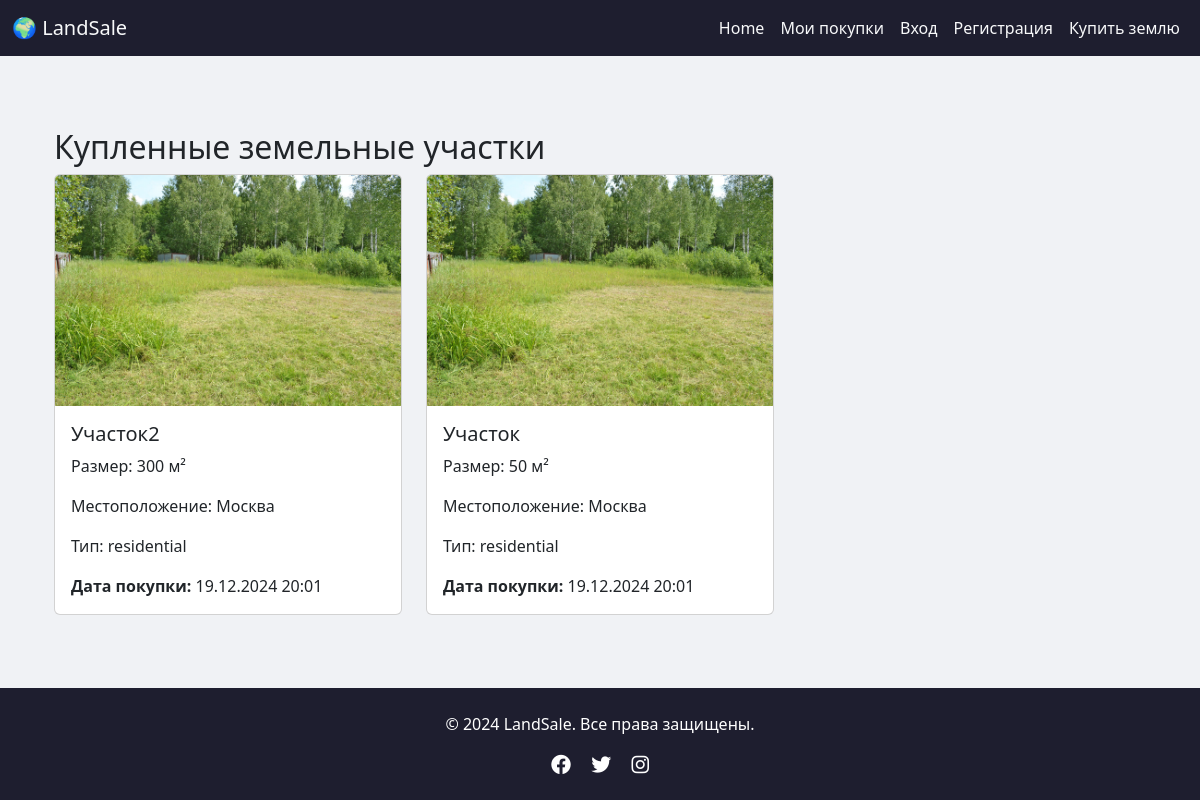
Page /purchased/ (signed in) on the committed database.
### home/models.py (models this page shows, shortened)
class Order(models.Model):
    user = models.ForeignKey(settings.AUTH_USER_MODEL, on_delete=models.CASCADE, related_name='orders')
    land = models.ForeignKey('Land', on_delete=models.CASCADE, related_name='orders')
    created_at = models.DateTimeField(auto_now_add=True)
    status = models.CharField(max_length=20, choices=[('pending', 'Pending'), ('completed', 'Completed')], default='pending')

class Land(models.Model):
    title = models.CharField(max_length=100)
    size = models.PositiveIntegerField()  # Size in square meters
    location = models.CharField(max_length=100)
    land_type = models.CharField(max_length=50, choices=[
        ('residential', 'Жилая'),
        ('agricultural', 'Сельскохозяйственная'),
        ('commercial', 'Коммерческая'),
    ])
    image = models.ImageField(upload_to='lands/')

### home/views.py (the view)
# urls.py: path('purchased/', purchased_lands, name='purchased_lands'),
@login_required
def purchased_lands(request):
    orders = Order.objects.filter(user=request.user, status='completed').select_related('land')
    return render(request, 'purchased_lands.html', {'orders': orders})

### home/templates/purchased_lands.html
{% extends 'base.html' %}
{% block content %}
<div class="container mt-5">
    <h2>Купленные земельные участки</h2>
    {% if orders %}
        <div class="row">
            {% for order in orders %}
                <div class="col-md-4 mb-4">
                    <div class="card">
                        <img src="{{ order.land.image.url }}" class="card-img-top" alt="Image of {{ order.land.title }}">
                        <div class="card-body">
                            <h5 class="card-title">{{ order.land.title }}</h5>
                            <p class="card-text">Размер: {{ order.land.size }} м²</p>
                            <p class="card-text">Местоположение: {{ order.land.location }}</p>
                            <p class="card-text">Тип: {{ order.land.land_type }}</p>
                            <p class="card-text"><strong>Дата покупки:</strong> {{ order.created_at|date:"d.m.Y H:i" }}</p>
                        </div>
                    </div>
                </div>
            {% endfor %}
        </div>
    {% else %}
        <p>Вы еще не купили ни одного участка.</p>
    {% endif %}
</div>
{% endblock %}

### home/templates/base.html (shortened to what this page needs)
{% load static %}
<html lang="en">
<head>
    <link href="https://cdn.jsdelivr.net/npm/bootstrap@5.3.0/dist/css/bootstrap.min.css" rel="stylesheet">
    <link href="https://cdnjs.cloudflare.com/ajax/libs/font-awesome/6.0.0/css/all.min.css" rel="stylesheet">
    <link rel="stylesheet" href="{% static 'styles.css' %}">
</head>
<body>
<nav class="navbar navbar-expand-lg">
    <div class="container-fluid">
        <a class="navbar-brand" href="#">🌍 LandSale</a>
        <div class="collapse navbar-collapse justify-content-end" id="navbarNav">
            <ul class="navbar-nav">
                <li class="nav-item">
                    <a class="nav-link {% if request.resolver_match.url_name == 'home' %}active{% endif %}" href="{% url 'home' %}">Home</a>
                </li>
                {% if user.is_authenticated %}
                <li class="nav-item">
                    <a class="nav-link" href="{% url 'purchased_lands' %}">Мои покупки</a>
                </li>
                {% endif %}
                <li class="nav-item">
                    <a class="nav-link" href="{% url 'login' %}">Вход</a>
                </li>
                <li class="nav-item">
                    <a class="nav-link" href="{% url 'register' %}">Регистрация</a>
                </li>
                <li class="nav-item">
                    <a class="nav-link" href="{% url 'land_purchase' %}">Купить землю</a>
                </li>
            </ul>
        </div>
    </div>
</nav>
<div class="content container my-4">
    {% block content %}
    {% endblock %}
</div>
<footer class="text-center py-4">
    <p>&copy; 2024 LandSale. Все права защищены.</p>
    <div>
        <a href="#"><i class="fab fa-facebook fa-lg mx-2"></i></a>
        <a href="#"><i class="fab fa-twitter fa-lg mx-2"></i></a>
        <a href="#"><i class="fab fa-instagram fa-lg mx-2"></i></a>
    </div>
</footer>
</body>
</html>

### home/templates/base.html (style rules this page uses)
html, body { height: 100%; margin: 0; }
body { display: flex; flex-direction: column; background-color: #f0f2f5; font-family: 'Segoe UI', sans-serif; }
.content { flex: 1; }
.navbar { background-color: #1e1e2f !important; }
.navbar-brand, .nav-link { color: #f8f9fa !important; font-weight: 500; }
footer { background-color: #1e1e2f; color: #fff; }
footer a { color: #fff; transition: color 0.3s; }

### rows in the picture
Order: land.image (picture), land "Участок2", land.size "300", land.location "Москва", land.land_type "residential", created_at "19.12.2024 20:01"
Order: land.image (picture), land "Участок", land.size "50", land.location "Москва", land.land_type "residential", created_at "19.12.2024 20:01"
